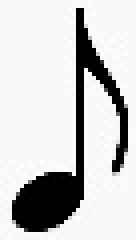
#> input picture Images/eighth-1.jpg, 34 x 60 px (shown 4 times larger); the run also reads 1 picture not shown here
$ python main.py
#> lines starting #> are read from the running program, lines starting #| are printed output that depends on the picture; after the words box and inside, x2 and y2 are one past the last pixel; in counts of white or black regions, pixels touching at a corner belong together
import cv2
import numpy as np
import math
import musicalbeeps
from clefFind import *
from Lineout import *
from keyGet import *


def createThreshTemp(img, inv):
    img = cv2.cvtColor(img, cv2.COLOR_BGR2GRAY)
    if inv:
        _, img = cv2.threshold(img, 200, 255, cv2.THRESH_BINARY_INV)
    else:
        _, img = cv2.threshold(img, 200, 255, cv2.THRESH_BINARY)
    return img


# [302 lines left out: functions calcStaffInd, isTimeSig, findKey, findBestMatch, findClosest, findAccidentals and 2 more, not called in this run]


trebChrom = ['C4#', 'D4', 'D4#', 'E4', 'F4', 'F4#', 'G4', 'G4#', 'A4', 'A4#', 'B4', 'C5', 'C5#', 'D5', 'D5#', 'E5',
             'F5', 'F5#', 'G5', 'G5#']
bassChrom = ['E2', 'F2', 'F2#', 'G2', 'G2#', 'A2', 'A2#', 'B2', 'C3', 'C3#', 'D3', 'D3#', 'E3', 'F3', 'F3#', 'G3',
             'G3#', 'A3', 'A3#', 'B3', 'C4']

eighth1 = cv2.imread("Images/eighth-1.jpg")
#> eighth1 is the input picture: shape (60, 34, 3); min 0, max 255, mean 201.8
eighth2 = cv2.imread("Images/eighthtail2-1.jpg")
quarter1 = cv2.imread("Images/quarter-1.jpg")
quarter2 = cv2.imread("Images/quarter2-1.jpg")
half1 = cv2.imread("Images/half-1.jpg")
half2 = cv2.imread("Images/half2-1.jpg")
whole = cv2.imread("Images/whole-1.jpg")

eighth1 = createThreshTemp(eighth1, True)
#> in createThreshTemp, `_, img = cv2.threshold(img, 200, 255, cv2.THRESH_BINARY_INV)`:
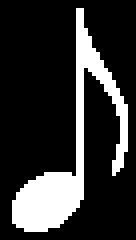
#> img: shape (60, 34) (shown 4 times larger); 19.4% white; 1 white region, box (x1, y1, x2, y2) and area: (3, 2, 32, 58) 396
eighth2 = createThreshTemp(eighth2, True)
quarter1 = createThreshTemp(quarter1, True)
#> (the run stopped early here; a loop or call above may not have finished)
